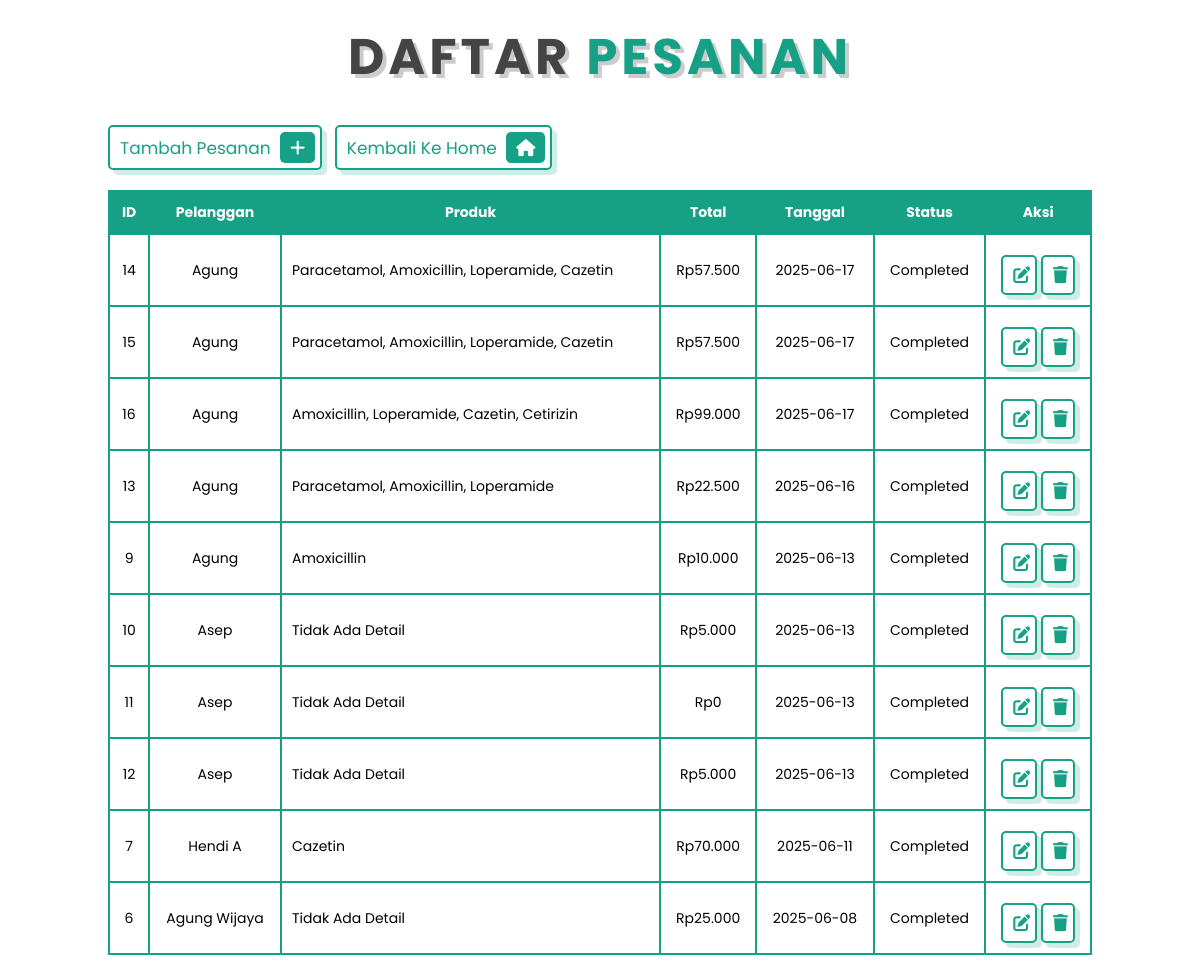
/epharmacy-native/epharmacy-native/admin.php (signed in), run on an earlier commit of the app's database.
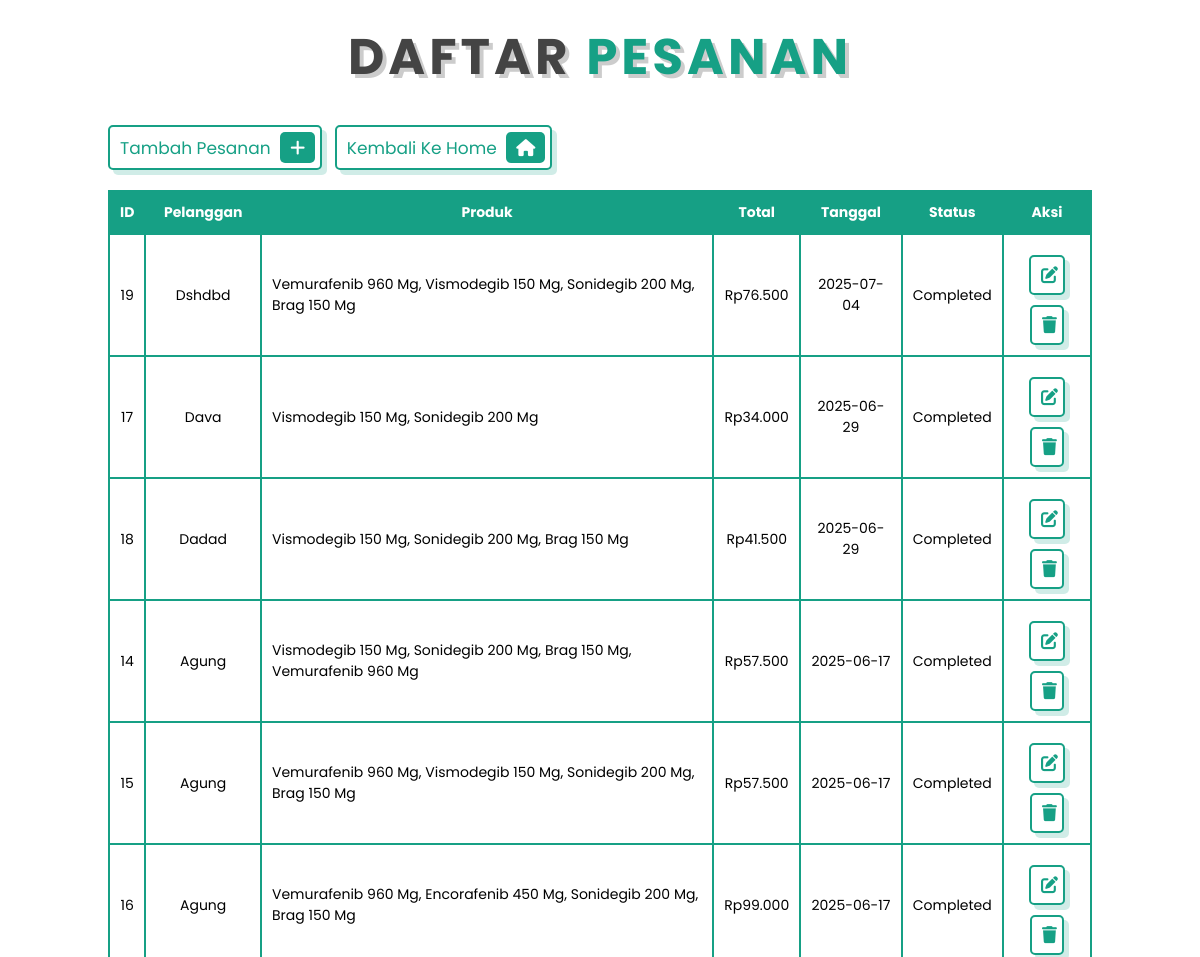
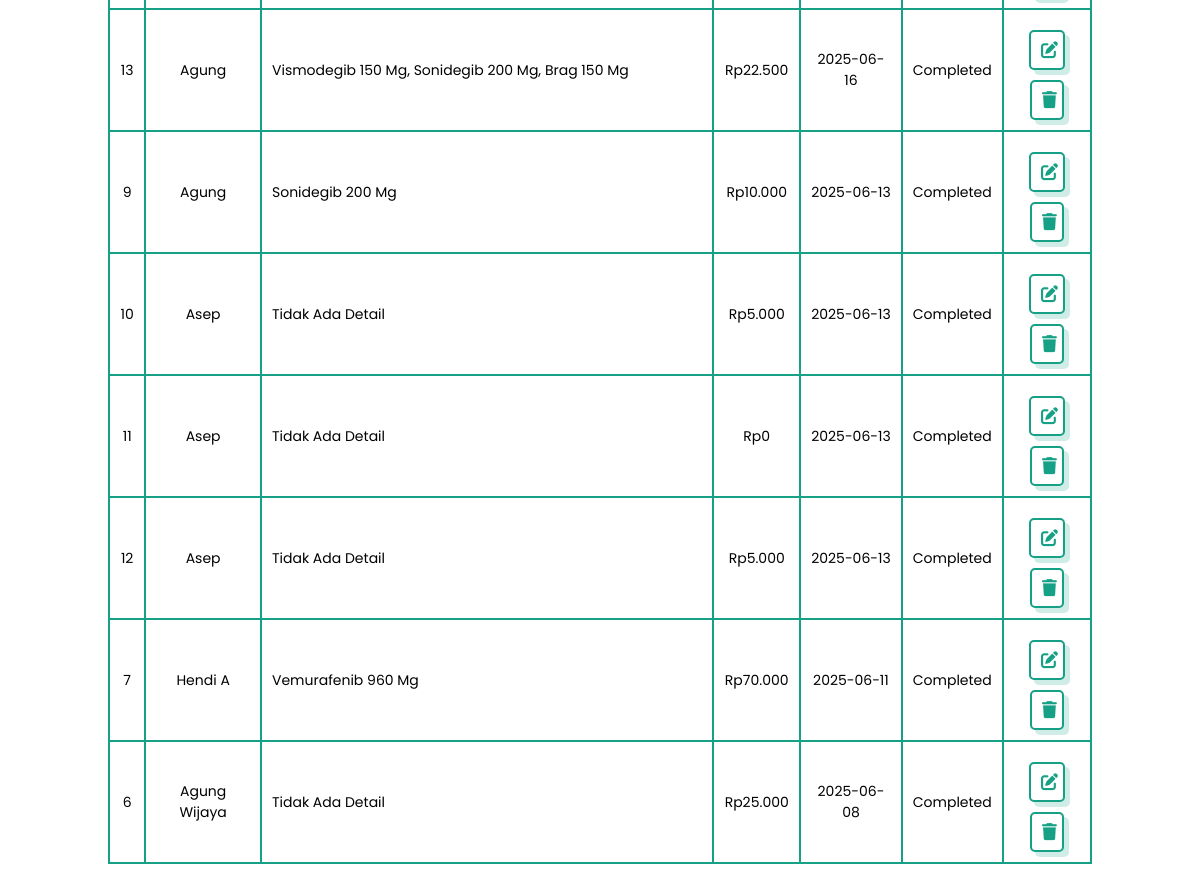
And on a later commit of the database (2 pictures, top to bottom).
### tables this page shows
CREATE TABLE `orders` (
  `id` int(11) NOT NULL,
  `customer_name` varchar(100) DEFAULT NULL,
  `total_price` decimal(10,2) DEFAULT NULL,
  `order_date` date DEFAULT NULL,
  `status` varchar(50) DEFAULT 'Completed'
);

### epharmacy-native/epharmacy-native/admin.php (the view, shortened to what this page needs)
<?php
include 'config.php';
$action = $_GET['action'] ?? 'list';
?>
<!DOCTYPE html>
<html lang="en">
<head>
    <link rel="stylesheet" href="style.css">
    <link rel="stylesheet" href="https://cdnjs.cloudflare.com/ajax/libs/font-awesome/6.4.0/css/all.min.css">
</head>
<body>
<?php if ($action == 'list'): ?>
<section class="book">
    <div class="row">
        <div style="width:100%">
            <h3 class="heading">Daftar <span>Pesanan</span></h3>
            <div style="margin-bottom: 2rem;">
                <a href="admin.php?action=add" class="btn">Tambah Pesanan <span class="fas fa-plus"></span></a>
                <a href="index.php" class="btn" style="margin-left: 1rem;">Kembali ke Home <span class="fas fa-home"></span></a>
            </div>
            <div style="overflow-x:auto;">
                <table style="width:100%; border-collapse: collapse; font-size: 1.4rem;">
                    <thead style="background-color: var(--green); color: white;">
                        <tr>
                            <th style="padding: 1rem; border: var(--border);">ID</th>
                            <th style="padding: 1rem; border: var(--border);">Pelanggan</th>
                            <th style="padding: 1rem; border: var(--border);">Produk</th>
                            <th style="padding: 1rem; border: var(--border);">Total</th>
                            <th style="padding: 1rem; border: var(--border);">Tanggal</th>
                            <th style="padding: 1rem; border: var(--border);">Status</th>
                            <th style="padding: 1rem; border: var(--border);">Aksi</th>
                        </tr>
                    </thead>
                    <tbody>
                        <?php
                        $sql = "SELECT o.*, GROUP_CONCAT(m.name SEPARATOR ', ') as item_list FROM orders o LEFT JOIN order_details od ON o.id = od.order_id LEFT JOIN medicines m ON od.medicine_id = m.id GROUP BY o.id ORDER BY o.order_date DESC";
                        $result = $conn->query($sql);
                        if ($result && $result->num_rows > 0):
                            while($row = $result->fetch_assoc()): ?>
                            <tr style="text-align: center;">
                                <td style="padding: 1rem; border: var(--border);"><?= $row['id'] ?></td>
                                <td style="padding: 1rem; border: var(--border);"><?= htmlspecialchars($row['customer_name']) ?></td>
                                <td style="padding: 1rem; border: var(--border); text-align: left;"><?= htmlspecialchars($row['item_list'] ?? 'Tidak ada detail') ?></td>
                                <td style="padding: 1rem; border: var(--border);">Rp<?= number_format($row['total_price'], 0, ',', '.') ?></td>
                                <td style="padding: 1rem; border: var(--border);"><?= htmlspecialchars($row['order_date'] ?? 'N/A') ?></td>
                                <td style="padding: 1rem; border: var(--border);"><?= htmlspecialchars($row['status'] ?? 'N/A') ?></td>
                                <td style="padding: 1rem; border: var(--border);">
                                    <a href="admin.php?action=edit&id=<?= $row['id'] ?>" class="btn"><i class="fas fa-edit"></i></a>
                                    <a href="admin.php?action=delete&id=<?= $row['id'] ?>" class="btn" onclick="return confirm('Yakin ingin hapus?')"><i class="fas fa-trash"></i></a>
                                </td>
                            </tr>
                            <?php endwhile;
                        else: ?>
                            <tr><td colspan="7" style="text-align:center; padding: 2rem;">Belum ada pesanan.</td></tr>
                        <?php endif; ?>
                    </tbody>
                </table>
            </div>
        </div>
    </div>
</section>
<?php endif; ?>
</body>
</html>

What changed in the data, as far as the page shows it:
added orders: id "19", customer_name "Dshdbd", item_list "Vemurafenib 960 Mg, Vismodegib 150 Mg, Sonidegib 200 Mg, Brag 150 Mg", total_price "76.500", order_date "2025-07-04", status "Completed"
added orders: id "17", customer_name "Dava", item_list "Vismodegib 150 Mg, Sonidegib 200 Mg", total_price "34.000", order_date "2025-06-29", status "Completed"
added orders: id "18", customer_name "Dadad", item_list "Vismodegib 150 Mg, Sonidegib 200 Mg, Brag 150 Mg", total_price "41.500", order_date "2025-06-29", status "Completed"
computed for orders id 14: item_list "Paracetamol, Amoxicillin, Loperamide, Cazetin" → "Vismodegib 150 Mg, Sonidegib 200 Mg, Brag 150 Mg, Vemurafenib 960 Mg"
computed for orders id 15: item_list "Paracetamol, Amoxicillin, Loperamide, Cazetin" → "Vemurafenib 960 Mg, Vismodegib 150 Mg, Sonidegib 200 Mg, Brag 150 Mg"
computed for orders id 16: item_list "Amoxicillin, Loperamide, Cazetin, Cetirizin" → "Vemurafenib 960 Mg, Encorafenib 450 Mg, Sonidegib 200 Mg, Brag 150 Mg"
computed for orders id 13: item_list "Paracetamol, Amoxicillin, Loperamide" → "Vismodegib 150 Mg, Sonidegib 200 Mg, Brag 150 Mg"
computed for orders id 9: item_list "Amoxicillin" → "Sonidegib 200 Mg"
computed for orders "Hendi A": item_list "Cazetin" → "Vemurafenib 960 Mg"
